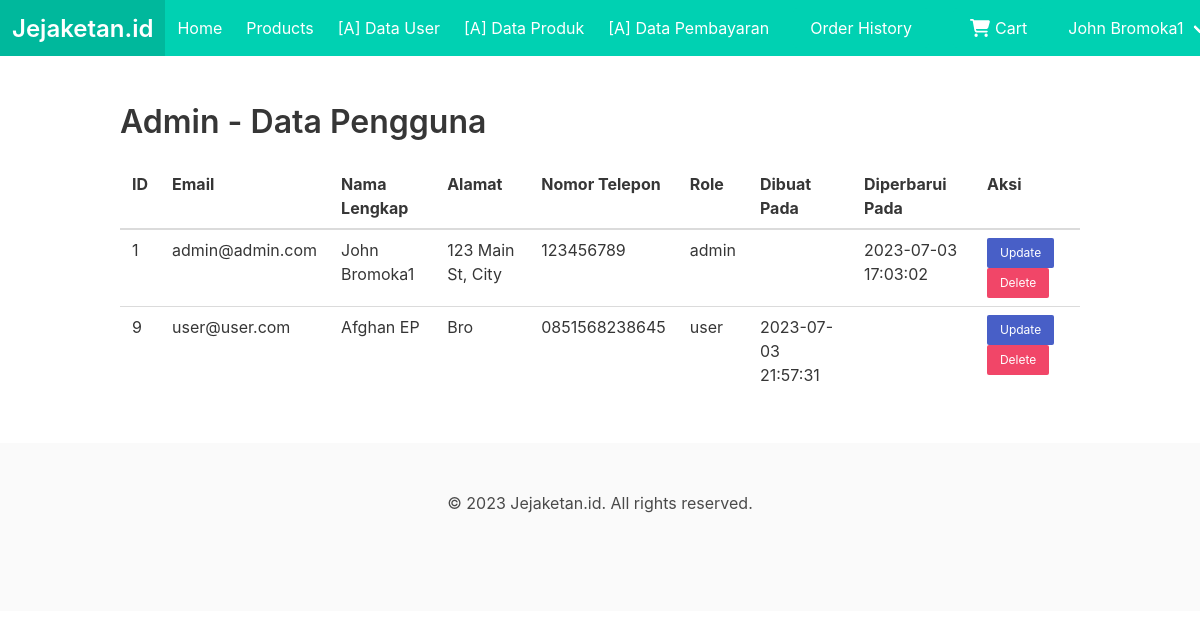
The page /admin/users.php (signed in) on the database its author committed.
### tables this page shows
CREATE TABLE IF NOT EXISTS `User` (
  `user_id` int(11) NOT NULL AUTO_INCREMENT,
  `email` varchar(100) NOT NULL,
  `password` varchar(255) NOT NULL,
  `full_name` varchar(100) DEFAULT NULL,
  `address` varchar(200) DEFAULT NULL,
  `phone_number` varchar(20) DEFAULT NULL,
  `role` enum('admin','user') NOT NULL DEFAULT 'user',
  `created_at` datetime DEFAULT NULL,
  `updated_at` datetime DEFAULT NULL,
  PRIMARY KEY (`user_id`)
);

### admin/users.php (the view, shortened to what this page needs)
<?php
include '../header.php';
$query = "SELECT * FROM User";
$result = mysqli_query($conn, $query);
?>
<body>
    <section class="section">
        <div class="container">
            <h1 class="title">Admin - Data Pengguna</h1>
            <table class="table is-fullwidth">
                <thead>
                    <tr>
                        <th>ID</th>
                        <th>Email</th>
                        <th>Nama Lengkap</th>
                        <th>Alamat</th>
                        <th>Nomor Telepon</th>
                        <th>Role</th>
                        <th>Dibuat Pada</th>
                        <th>Diperbarui Pada</th>
                        <th>Aksi</th>
                    </tr>
                </thead>
                <tbody>
                    <?php
                    while ($row = mysqli_fetch_assoc($result)) {
                        echo '
                        <tr>
                            <td>' . $row['user_id'] . '</td>
                            <td>' . $row['email'] . '</td>
                            <td>' . $row['full_name'] . '</td>
                            <td>' . $row['address'] . '</td>
                            <td>' . $row['phone_number'] . '</td>
                            <td>' . $row['role'] . '</td>
                            <td>' . $row['created_at'] . '</td>
                            <td>' . $row['updated_at'] . '</td>
                            <td>
                                <a class="button is-link is-small" href="update_user.php?id=' . $row['user_id'] . '">Update</a>
                                <a class="button is-danger is-small" href="delete_user.php?id=' . $row['user_id'] . '">Delete</a>
                            </td>
                        </tr>
                        ';
                    }
                    ?>
                </tbody>
            </table>
        </div>
    </section>
    <?php include '../footer.php'  ?>

### rows shown on the page
user: user_id "1", email "admin@admin.com", full_name "John Bromoka1", address "123 Main St, City", phone_number "123456789", role "admin", updated_at "2023-07-03 17:03:02"
user: user_id "9", email "user@user.com", full_name "Afghan EP", address "Bro", phone_number "0851568238645", role "user", created_at "2023-07-03 21:57:31"

### other values the page prints
$user['full_name'] "John Bromoka1"
